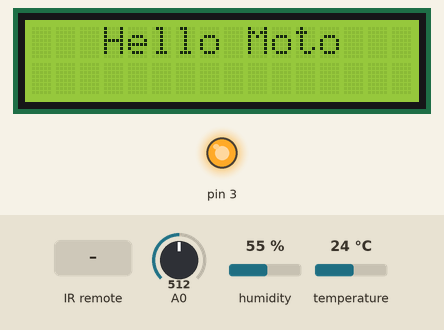
This sketch was run on a simulated Arduino Uno, built with avr-gcc and run on an emulated ATmega328P. Parts: 16×2 character LCD, output pins drawn as LEDs (lit = HIGH). Inputs (shaded band) come from the test bench; at power-on: A0 = 512, humidity 55 %, temperature 24 °C.

Above: at 1.8 s.
3.1 s: infrared code 0xFF18E7 received
At 3.9 s:
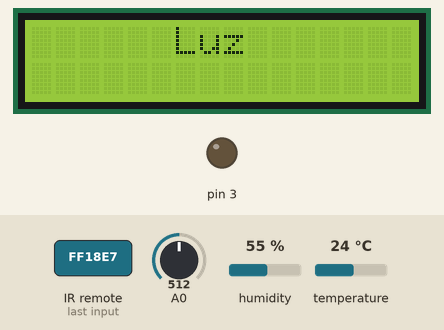
At 5.3 s:
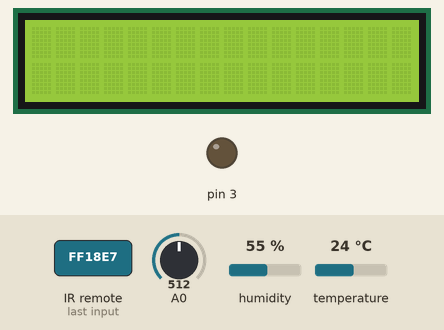
9.1 s: infrared code 0xFF30CF received
At 9.9 s:
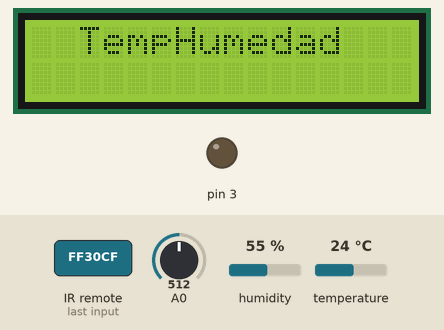
15.1 s: infrared code 0xFF30CF received
21.1 s: infrared code 0xFF30CF received
27.1 s: infrared code 0xFF30CF received
Timing chart, 0 to 30.1 s (numbered marks = the images above; inputs shaded):
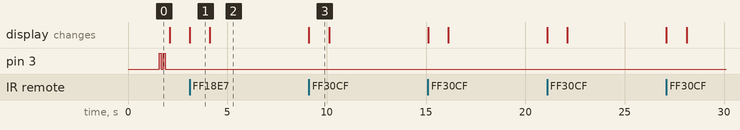

Measured:
- after the input at 3.1 s, the display: changes at once (image 1)
- after the input at 9.1 s, the display: changes at once (image 3)
- what the display in image 1 shows lasts 1.0 s, from 3.1 s to 4.1 s

The sketch:

FullEstacion.ino
```cpp
// poner alimentacion de la pantalla a pin digital que se apague cuando pulse boton de apagar
//Poner buzzer y leds

#include <LiquidCrystal.h>
#include <DHT.h>
#include <DHT_U.h>
#include <Adafruit_Sensor.h>
#include <IRremote.h>
#include <IRremoteInt.h>

#define DHTPIN 4
#define DHTTYPE DHT11

const unsigned pin_reciv=12;

unsigned estado=1;

DHT dht(DHTPIN, DHTTYPE);

//Definimos las palabras clave del control remoto
decode_results results;
IRrecv reciv(pin_reciv);//Recibir en el pin 12

const unsigned rs = 5, en = 7, d4 = 8, d5 = 9, d6 = 10, d7 = 11;
LiquidCrystal lcd(rs, en, d4, d5, d6, d7);

//***************** _FUNCIONES_ ***************************


void LeerLuz(){
  unsigned valor=map(analogRead(A0),0,1023,0,100);
  lcd.setCursor(0,0);
  lcd.print("Cantidad de luz:");
  lcd.setCursor(6,1);
  lcd.print(valor);lcd.print("%");
  }

void TempHumedad(){

  float t=dht.readTemperature();
  float h=dht.readHumidity();
    if(isnan(h) || isnan(t) ){
      lcd.setCursor(0,0);
      lcd.print("No muy taki taki");
      return;
    }
    lcd.setCursor(0,0);
    lcd.print("Humed: ");
    lcd.setCursor(0,1);
    lcd.print(h);
    lcd.setCursor(8,0);
    lcd.print("Temp: ");
    lcd.setCursor(8,1);
    lcd.print(t);lcd.print("C");
}


//**********************************************************

void setup() {
 Serial.begin(9600);

 reciv.enableIRIn();
 dht.begin();
 lcd.begin(16, 2);
 lcd.setCursor(3,0);
 lcd.print("Hello Moto");
 delay(1500);
digitalWrite(2,HIGH);
 pinMode(3, OUTPUT);
  digitalWrite(3,HIGH);
  delay(100);
  digitalWrite(3,LOW);
  delay(100);
  digitalWrite(3,HIGH);
  delay(100);
  digitalWrite(3,LOW);


}

void loop() {
  if(reciv.decode(&results)){
     switch(results.value){
      case 0xFFA25D: estado=0;break; //apagado
      case 0xFF30CF: estado=1;lcd.setCursor(2,0);lcd.print("TempHumedad");break;
      case 0xFF18E7: estado=2;lcd.setCursor(6,0);lcd.print("Luz");break;
      case 0xFF7A85: estado=3;break;
     /* case 0xFF10EF: estado=4;break;
      case 0xFF38C7: estado=5;break;
      case 0xFF5AA5: estado=6;break;
      case 0xFF42BD: estado=7;break;
      case 0xFF4AB5: estado=8;break;
      case 0xFF52AD: estado=9;break;*/
    }
    reciv.resume();
    delay(1000);
  }

  if(estado!=0){
    lcd.clear();
    switch(estado){
      case 1: TempHumedad();break;
      case 2: LeerLuz();break;
      //case 3: ;break;
    }
    lcd.clear();
  }
}
```
